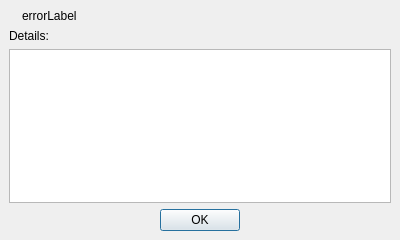
<ui version="4.0" >
 <class>ErrorDialog</class>
 <widget class="QDialog" name="ErrorDialog" >
  <property name="windowModality" >
   <enum>Qt::WindowModal</enum>
  </property>
  <property name="geometry" >
   <rect>
    <x>0</x>
    <y>0</y>
    <width>400</width>
    <height>240</height>
   </rect>
  </property>
  <property name="windowTitle" >
   <string>Error - NanoVision-1</string>
  </property>
  <property name="modal" >
   <bool>true</bool>
  </property>
  <layout class="QVBoxLayout" >
   <property name="margin" >
    <number>9</number>
   </property>
   <property name="spacing" >
    <number>6</number>
   </property>
   <item>
    <layout class="QHBoxLayout" >
     <property name="margin" >
      <number>0</number>
     </property>
     <property name="spacing" >
      <number>6</number>
     </property>
     <item>
      <widget class="QLabel" name="errorImageLabel" >
       <property name="sizePolicy" >
        <sizepolicy>
         <hsizetype>0</hsizetype>
         <vsizetype>0</vsizetype>
         <horstretch>0</horstretch>
         <verstretch>0</verstretch>
        </sizepolicy>
       </property>
       <property name="text" >
        <string/>
       </property>
       <property name="pixmap" >
        <pixmap>Icons/error.png</pixmap>
       </property>
      </widget>
     </item>
     <item>
      <widget class="QLabel" name="errorLabel" >
       <property name="text" >
        <string>errorLabel</string>
       </property>
       <property name="margin" >
        <number>5</number>
       </property>
      </widget>
     </item>
    </layout>
   </item>
   <item>
    <widget class="QLabel" name="label_2" >
     <property name="text" >
      <string>Details:</string>
     </property>
    </widget>
   </item>
   <item>
    <widget class="QTextEdit" name="textEdit" >
     <property name="readOnly" >
      <bool>true</bool>
     </property>
    </widget>
   </item>
   <item>
    <widget class="QDialogButtonBox" name="buttonBox" >
     <property name="orientation" >
      <enum>Qt::Horizontal</enum>
     </property>
     <property name="standardButtons" >
      <set>QDialogButtonBox::Ok</set>
     </property>
     <property name="centerButtons" >
      <bool>true</bool>
     </property>
    </widget>
   </item>
  </layout>
 </widget>
 <resources/>
 <connections>
  <connection>
   <sender>buttonBox</sender>
   <signal>accepted()</signal>
   <receiver>ErrorDialog</receiver>
   <slot>accept()</slot>
   <hints>
    <hint type="sourcelabel" >
     <x>248</x>
     <y>254</y>
    </hint>
    <hint type="destinationlabel" >
     <x>157</x>
     <y>274</y>
    </hint>
   </hints>
  </connection>
  <connection>
   <sender>buttonBox</sender>
   <signal>rejected()</signal>
   <receiver>ErrorDialog</receiver>
   <slot>reject()</slot>
   <hints>
    <hint type="sourcelabel" >
     <x>316</x>
     <y>260</y>
    </hint>
    <hint type="destinationlabel" >
     <x>286</x>
     <y>274</y>
    </hint>
   </hints>
  </connection>
 </connections>
</ui>
